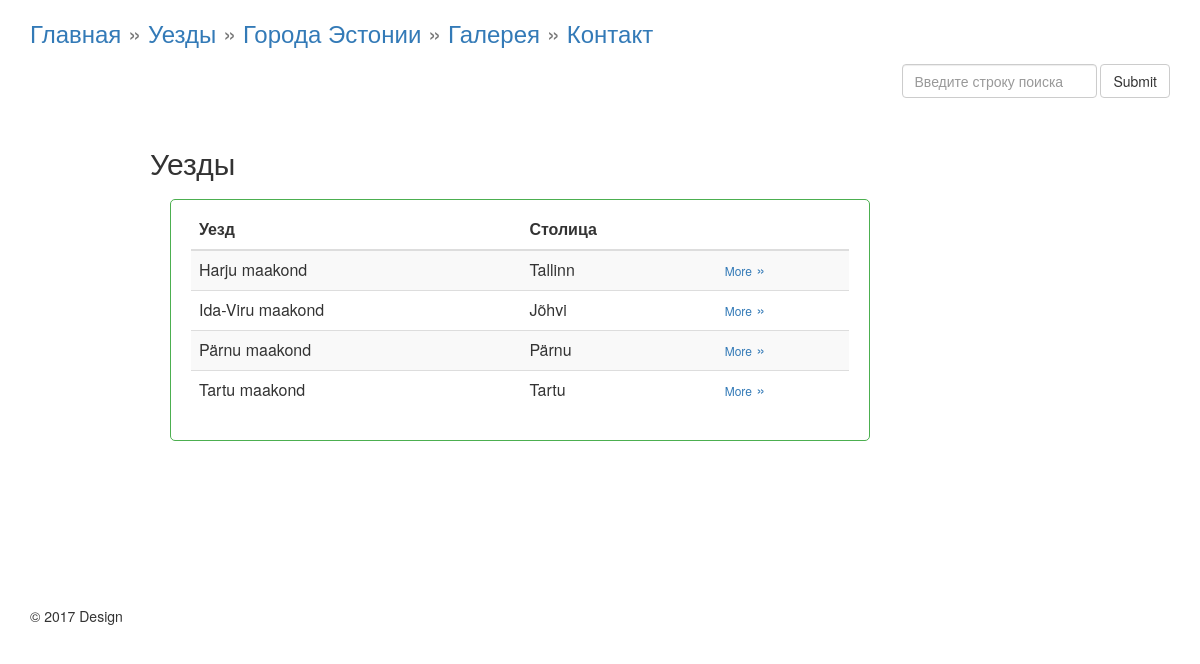
Screenshot of /MyMaakondBD/maakonnad with the database file from the repository.
### tables this page shows
CREATE TABLE `maakond` (
  `id_maakond` int(4) NOT NULL,
  `name_maakond` varchar(50) NOT NULL,
  `capital` varchar(50) NOT NULL,
  `description` text NOT NULL
);

### MyMaakondBD/controller/Render.php (called while the page is built, shortened)
<?php
class RenderTemplate
{
	function render_template($path, array $args, array $args2)
	{
		extract($args);	extract($args2);
		include $path;
		$html = ob_get_clean();
		return $html;
	}
}
?>

### MyMaakondBD/controller/Controller.php (called while the page is built, shortened)
<?php
class Controller extends RenderTemplate{
	public $model;
	public function __construct()
        {
            $this->model = new Model();
        }
	public function maakonnad_list()
	{
		$maakond_list = $this->model->getMaakondList();
		$html = $this->render_template('view/maakond_list.php', array('maakond_list' => $maakond_list),array());
		return $html;
	}
}
?>

### MyMaakondBD/route/routing.php (called while the page is built)
<?php
$host = explode('?', $_SERVER['REQUEST_URI'])[0];
$num=substr_count($host,'/');
$uri  = explode('/', $host)[$num];
if ($uri == '' OR $uri == 'index.php' )
{
	$controller = new Controller();
	$response = $controller->start_site();
}
elseif ($uri == 'maakonnad' && !isset($_GET["id"]))
{
	$controller = new Controller();
	$response = $controller->maakonnad_list();
}
elseif ($uri == 'maakonnad' && isset($_GET["id"]))
{
	$controller = new Controller();
	$response = $controller->maakond_view($_GET["id"]);
}
elseif ($uri == 'cities' && !isset($_GET["city"]))
{
	$controller = new Controller();
	$response = $controller->cities_list();
}
elseif ($uri == 'cities' && isset($_GET["city"]))
{
	$controller = new Controller();
	$response = $controller->show_city($_GET['city']);
}
elseif ($uri == 'gallery' )
{
	$controller = new Controller();
	$response = $controller->gallery_view();
}
elseif ($uri == 'contact' )
{
	$controller = new Controller();
	$response = $controller->contact_view();
}
elseif ($uri == 'send_contact')
{
    $controller = new Controller();
    $response = $controller->contact_send();
}
elseif ($uri == 'search' && isset ($_GET['text_search'])) {
    $controller = new Controller();
    $response = $controller->search_view($_GET['text_search']);
}
else
{
	$controller = new Controller();;
	$response = $controller->error_404();
}
?>

### MyMaakondBD/inc/db.php (called while the page is built, shortened)
<?php
class db {
	private $conn;
	private $host;
	private $user;
	private $password;
	private $baseName;
    function __construct($params=array()) {
		$this->conn = false;
		$this->host = 'localhost';
		$this->user = 'root';
		$this->password = '';
		$this->baseName = 'JPTVR15_eesti_linnad';
	}
	function connect() {
		if (!$this->conn) {
			try {
				$this->conn = new PDO('mysql:host='.$this->host.';dbname='.$this->baseName.'', $this->user, $this->password, array(PDO::MYSQL_ATTR_INIT_COMMAND => 'SET NAMES utf8'));
			}
			catch (Exception $e) {
				die('Error : ' . $e->getMessage());
			}
		}
		return $this->conn;
	}
	function disconnect() {
		if ($this->conn) {
			$this->conn = null;
		}
	}
	function getAll($query) {
		$result = $this->conn->prepare($query);
		$ret = $result->execute();
		$result->setFetchMode(PDO::FETCH_ASSOC);
		$reponse = $result->fetchAll();
		return $reponse;
	}
}

### MyMaakondBD/model/Model.php (called while the page is built, shortened)
<?php
class model{
	public function getMaakondList(){
	$sql="SELECT * FROM `maakond` ORDER BY `name_maakond` ASC";
	$db = new db();
	$rows = $db->getAll($sql);
	$maakond_object=array();
		foreach($rows as $item){
			$row=new Maakond($item['id_maakond'],$item['name_maakond'],$item['capital'],$item['description'] );
			$maakond_object[]=$row;
		}
		return $maakond_object;
	}
}
?>

### MyMaakondBD/model/maakondModel.php (called while the page is built, shortened)
<?php
class Maakond{
public function __construct($id_maakond, $name_maakond, $capital,$description )
    {
        $this->id_maakond = $id_maakond;
	    $this->name_maakond = $name_maakond;
	    $this->capital = $capital;
    }
}
?>

### MyMaakondBD/view/maakond_list.php (the view, shortened to what this page needs)
<h2> Уезды</h2><article>
  <table class="table table-striped">
    <thead>
      <tr>
        <th>Уезд</th>
        <th>Столица</th>
        <th></th>
      </tr>
    </thead>
    <tbody>
	<?php
		foreach ($maakond_list as  $maakond_row)
		{
			echo '<tr><td>'.$maakond_row->name_maakond.' maakond</td> ';
            echo '<td>'.$maakond_row->capital.'</td>';
			echo '<td><span style="font-size:12px;"><a href="maakonnad?id='.$maakond_row->id_maakond.'">More</span>  &#187 </a></td></tr>';
		}
	?>
	</tbody>
  </table>
</article>
<?php include "view/templates/layout.php"; ?>

### MyMaakondBD/public/css/mystyle.css (style rules this page uses)
article { border: 1px solid #4caf50; border-radius: 5px; padding: 10px 20px; margin: 20px; color: #313331; min-height:230px; width:700px; }

### rows the page displays
maakond: name_maakond "Harju", capital "Tallinn"
maakond: name_maakond "Ida-Viru", capital "Jõhvi"
maakond: name_maakond "Pärnu", capital "Pärnu"
maakond: name_maakond "Tartu", capital "Tartu"
